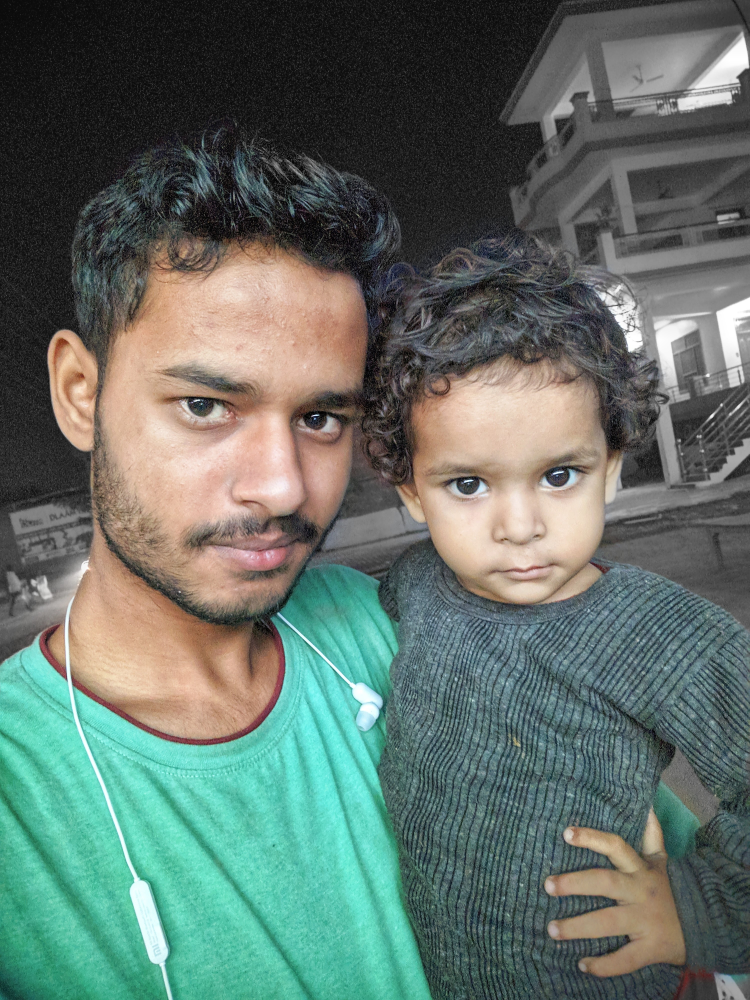
#> input picture photos/rutvi.jpg, 3000 x 4000 px (shown at 1/4 size)
$ python 12-smoothing_images.py
#> lines starting #> are read from the running program, lines starting #| are printed output that depends on the picture
import cv2
import numpy as np
from matplotlib import pyplot as plt

img = cv2.imread('photos/rutvi.jpg')
#> img is the input picture: shape (4000, 3000, 3); mean B, G, R 105.3, 113.4, 98.3
img = cv2.resize(img, (1000, 800))
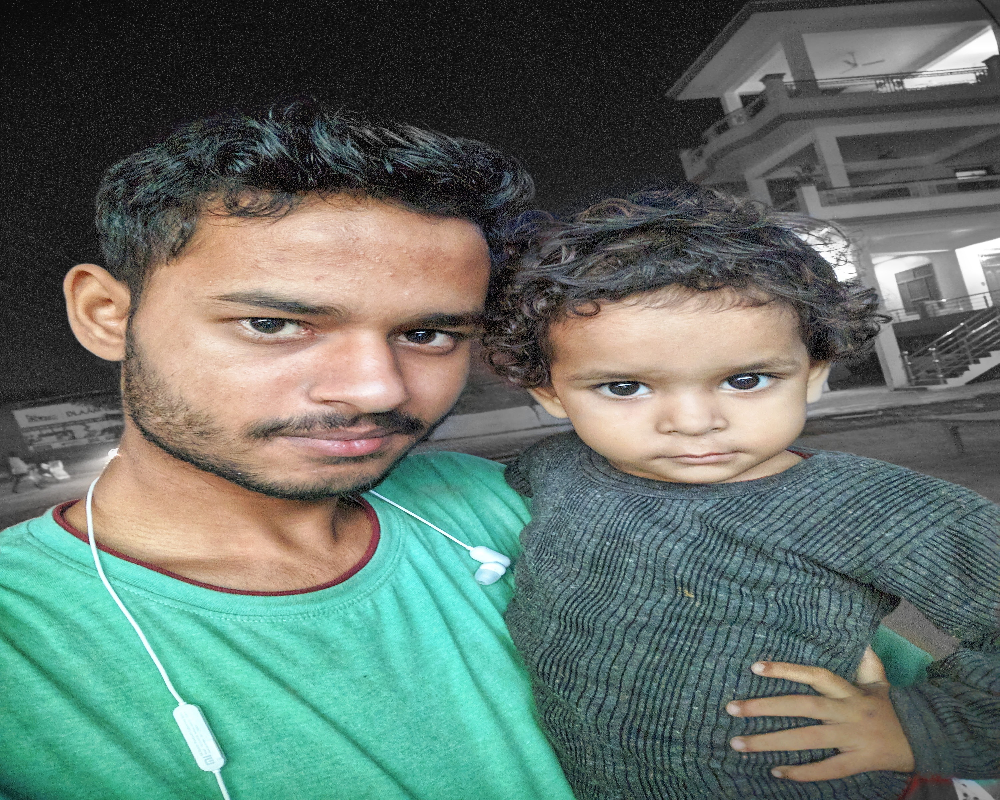
#> img: shape (800, 1000, 3); mean B, G, R 105.3, 113.4, 98.3
img = cv2.cvtColor(img, cv2.COLOR_BGR2RGB)

kernel = np.ones((5, 5), np.float32)/25
dst = cv2.filter2D(img, -1, kernel)
blur = cv2.blur(img, (5, 5))
gblur = cv2.GaussianBlur(img, (5, 5), 0)
median = cv2.medianBlur(img, 5)
bilateralFilter = cv2.bilateralFilter(img, 9, 75, 75)

titles = ['image', '2D Convolution', 'blur',
          'GaussianBlur', 'median', 'bilateralFilter']
images = [img, dst, blur, gblur, median, bilateralFilter]

for i in range(6):
    plt.subplot(2, 3, i+1), plt.imshow(images[i], 'gray')
    plt.title(titles[i])
    plt.xticks([]), plt.yticks([])

plt.show()
#this was tested from ranger application...

$ run again, with photos/cup.jpg copied over photos/rutvi.jpg
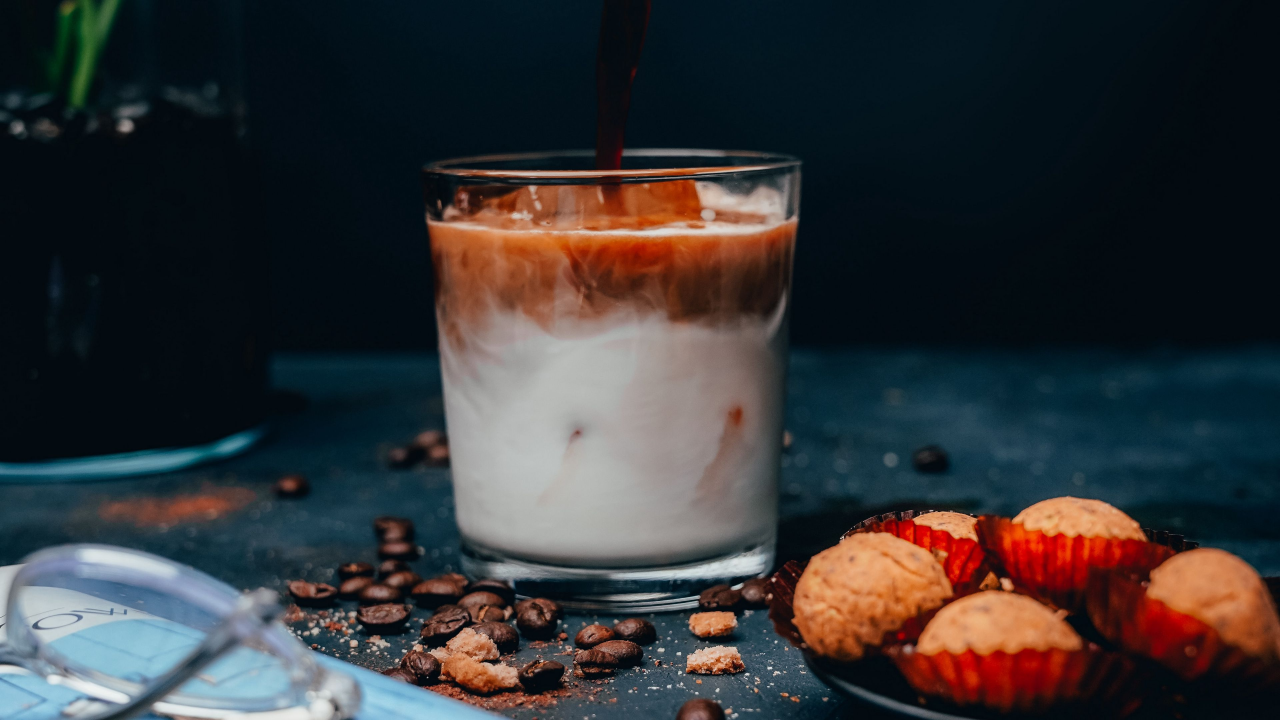
#> input picture photos/cup.jpg, 3840 x 2160 px (shown at 1/3 size)
#> img is the input picture: shape (2160, 3840, 3); mean B, G, R 53.8, 51.7, 51.4
#> `img = cv2.resize(img, (1000, 800))`:
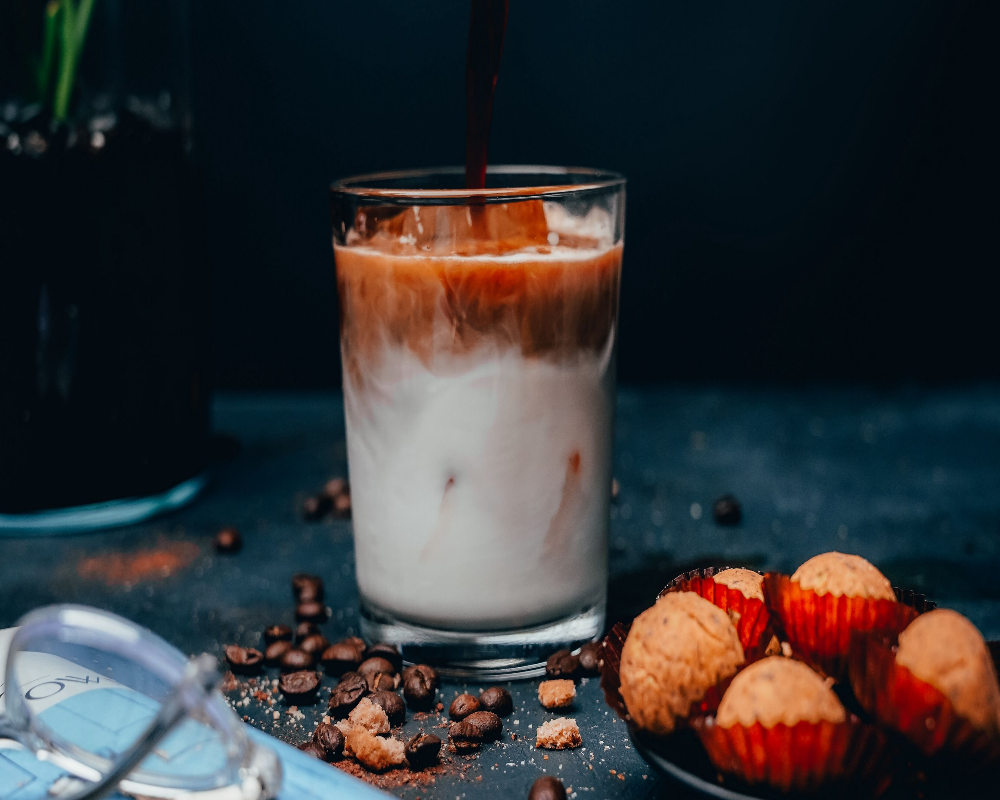
#> img: shape (800, 1000, 3); mean B, G, R 53.8, 51.6, 51.4
